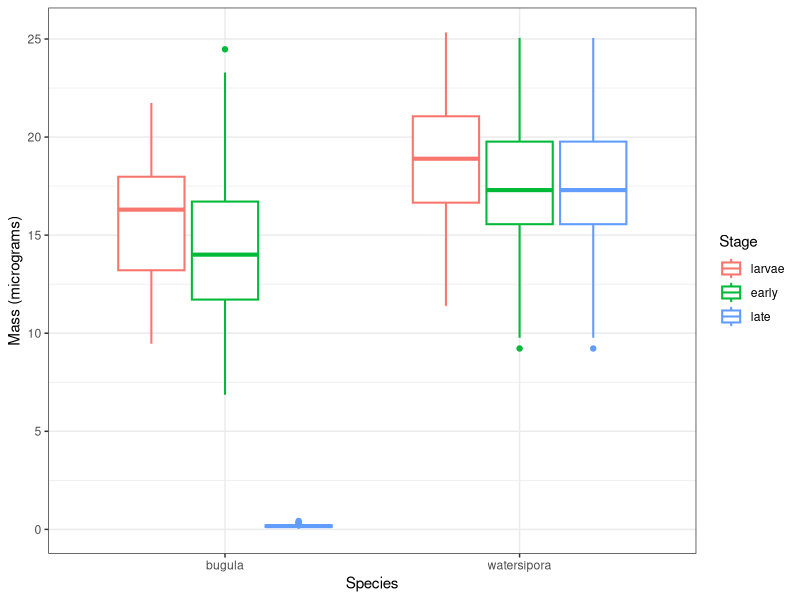
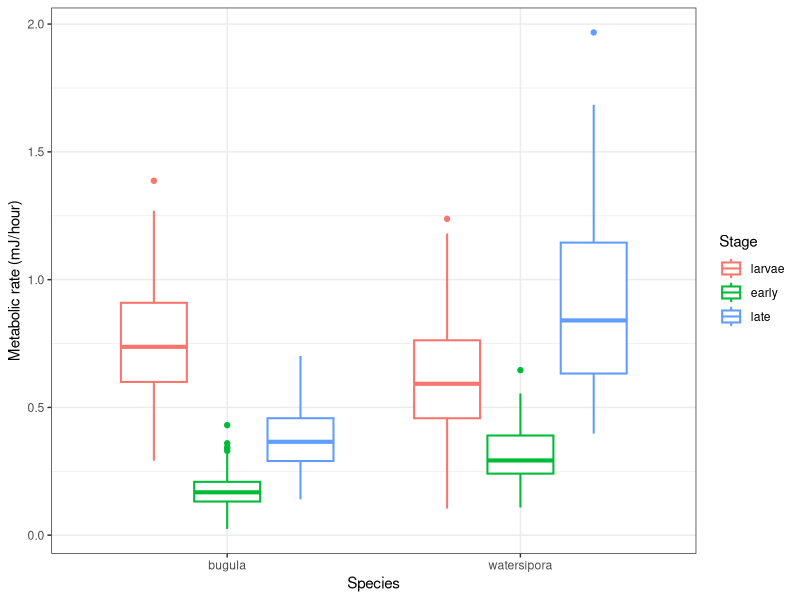
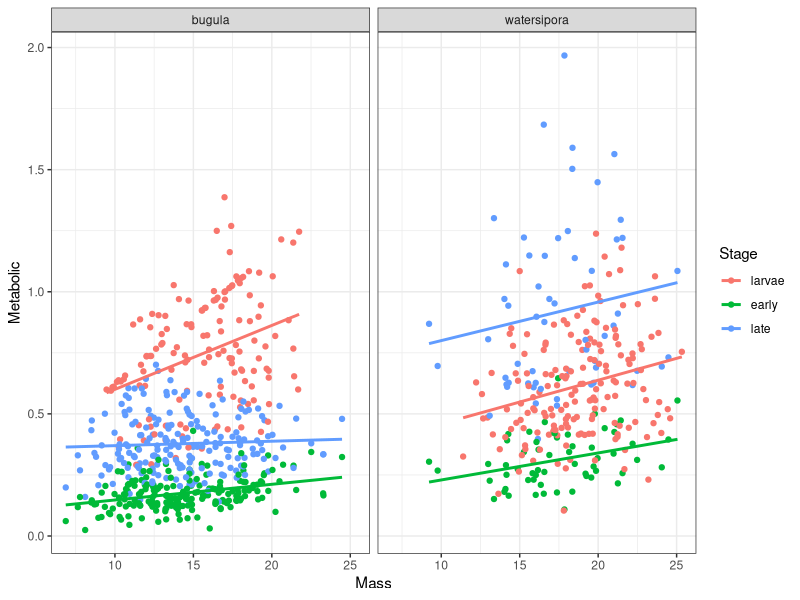
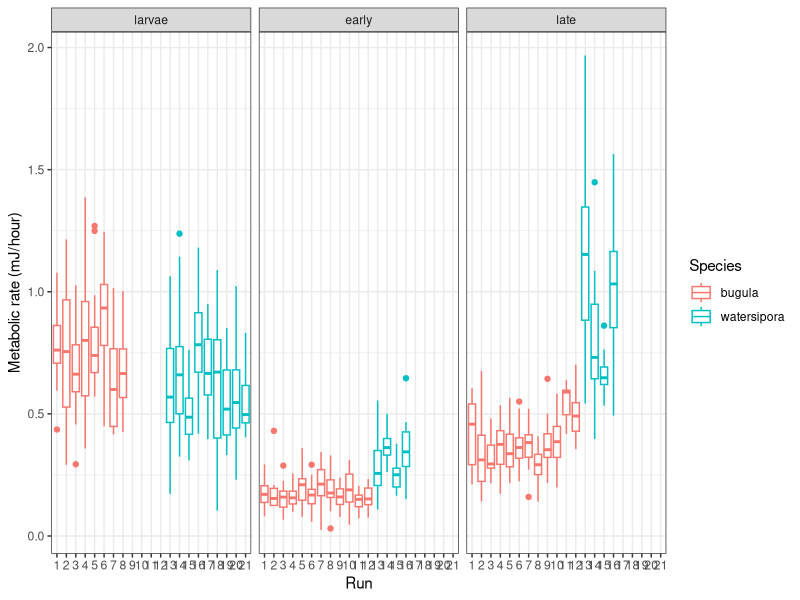
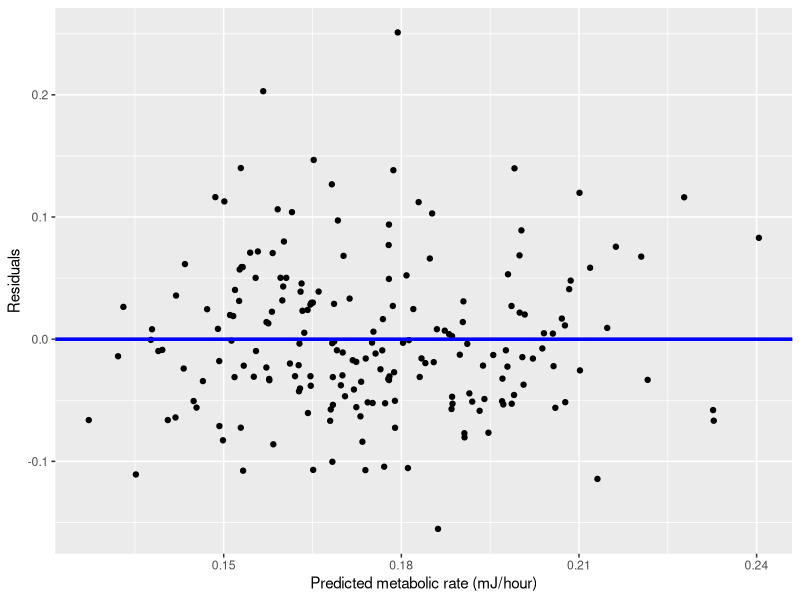
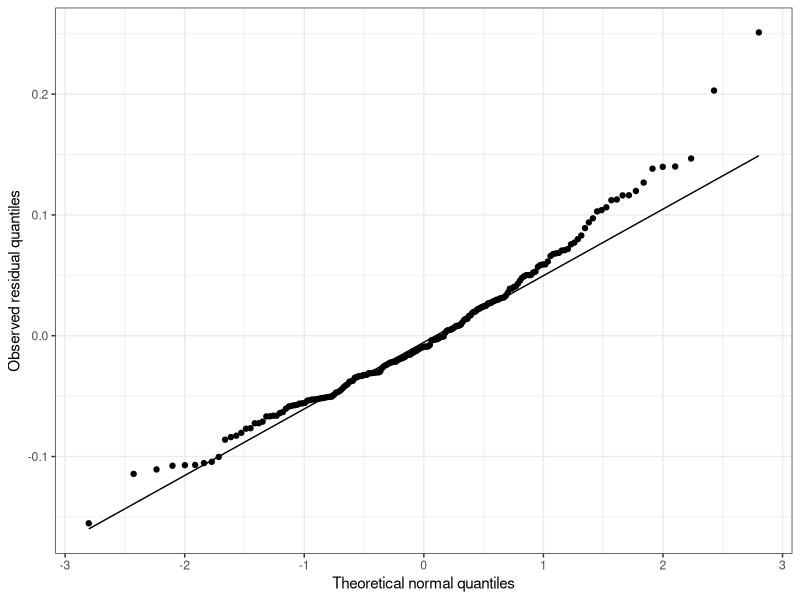
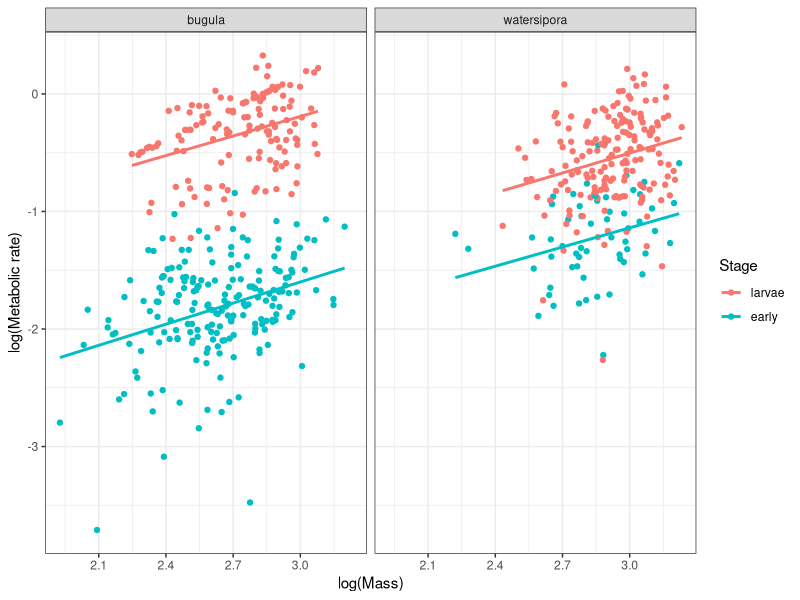
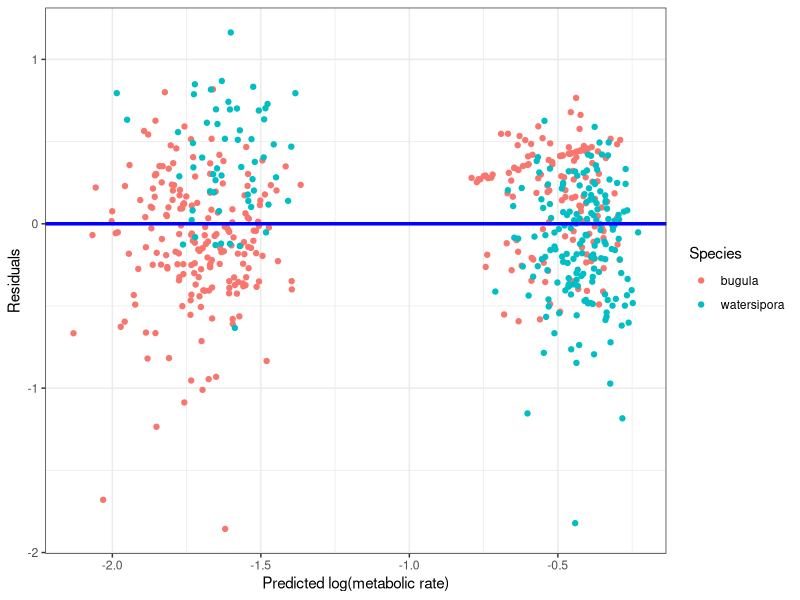

R code for these plots, in order: (Note: this script raises an error after producing the figures.)
library(tidyverse)

metab <- read_csv("bryozoan_raw.csv")
metab_b <- metab[,1:4]
metab_w <- metab[,5:8]
colnames(metab_b) <- c("Stage", "Run", "Mass", "Metabolic")
colnames(metab_w) <- c("Stage", "Run", "Mass", "Metabolic")
metab_b <- metab_b %>%
  mutate(Species = "bugula")
metab_w <- metab_w %>%
  mutate(Species = "watersipora")

bryozoan <- metab_b %>%
  rbind(metab_w) %>%
  drop_na() %>%
  mutate(Mass = 10^Mass,
         Metabolic = 10^Metabolic,
         Stage = tolower(Stage)) %>%
  select(Species, Run, Stage, Mass, Metabolic) %>%
  arrange(Species, Run, Stage) %>%
  mutate(Run = cumsum(c(1, diff(Run) != 0)))




# Number of rows in the data
nrow(bryozoan)

# Number of individuals
bryozoan %>%
  filter(Stage != "late") %>%
  nrow()

# check the same number of individuals is 
# measured in early and late stage for each run
# (result is empty, so the numbers are always the same)
bryozoan %>%
  filter(Stage != "larvae") %>%
  group_by(Species, Run) %>%
  summarize(num_early = sum(Stage == "early"),
            num_late = sum(Stage == "late")) %>%
  ungroup() %>%
  filter(num_early != num_late)

# check whether mass and metabolic rate were measured once
# or twice
# For the Watersipora: there are no NAs after the full join,
# so each mass is measured once
bryozoan %>%
  filter(Species == "watersipora",
         Stage == "early") %>%
  full_join(bryozoan %>%
              filter(Species == "watersipora",
                     Stage == "late"),
            by = c("Species", "Run", "Mass")) %>%
  is.na() %>%
  sum()

# For the bugula:
# Lots of NAs
bryozoan %>%
  filter(Species == "bugula",
         Stage == "early") %>%
  full_join(bryozoan %>%
              filter(Species == "bugula",
                     Stage == "late"),
            by = c("Species", "Run", "Mass")) %>%
  is.na() %>%
  sum()

# NAs are 4*number of early bugula. So what we 
# would expect if each mass was measured twice
bryozoan %>%
  filter(Species == "bugula",
         Stage == "early") %>%
  nrow()


# distributions of mass and metabolic rate
# (before fixing the error)
bryozoan %>%
  mutate(Stage = fct_relevel(Stage, "larvae", "early", "late")) %>%
  ggplot(aes(x = Species, y = Mass, color = Stage)) +
  geom_boxplot(lwd=0.7) +
  theme_bw() +
  labs(y = "Mass (micrograms)")

bryozoan %>%
  mutate(Stage = fct_relevel(Stage, "larvae", "early", "late")) %>%
  ggplot(aes(x = Species, y = Metabolic, color = Stage)) +
  geom_boxplot(lwd=0.7) +
  theme_bw() +
  labs(y = "Metabolic rate (mJ/hour)")


# fixing errors
bugula_early_mass <- bryozoan %>%
  filter(Species == "bugula",
         Stage == "early") %>%
  pull(Mass)

bryozoan$Mass[bryozoan$Mass < 1] <- bugula_early_mass


# relationship between mass and metabolic rate

bryozoan %>%
  mutate(Stage = fct_relevel(Stage, "larvae", "early", "late")) %>%
  ggplot(aes(x = Mass, y = Metabolic, color = Stage)) +
  geom_point() +
  geom_smooth(se=F, method="lm") +
  facet_wrap(~Species) +
  theme_bw()


# differences by run

bryozoan %>%
  mutate(Stage = fct_relevel(Stage, "larvae", "early", "late")) %>%
  ggplot(aes(x = as.factor(Run), y = Metabolic, 
             color = Species)) +
  geom_boxplot() +
  facet_wrap(~Stage) +
  theme_bw() +
  labs(x = "Run", y = "Metabolic rate (mJ/hour)")


# filtering

bugula_early <- bryozoan %>%
  filter(Species == "bugula",
         Stage == "early")

be_lm <- lm(Metabolic ~ Mass, data = bugula_early)

bugula_early %>%
  mutate(residuals = residuals(be_lm),
         predicted = predict(be_lm)) %>%
  ggplot(aes(x = predicted, y = residuals)) +
  geom_point() +
  geom_abline(slope = 0, intercept = 0, 
              color="blue", lwd=1.2) +
  labs(x = "Predicted metabolic rate (mJ/hour)",
       y = "Residuals")

bugula_early %>%
  mutate(residuals = residuals(be_lm)) %>%
  ggplot(aes(sample = residuals)) +
  geom_qq() +
  geom_qq_line() +
  labs(x = "Theoretical normal quantiles",
       y = "Observed residual quantiles") +
  theme_bw()


summary(be_lm)

# confidence interval for the slope

0.006427 - qt(0.025, 195, lower.tail=F)*0.0013
0.006427 + qt(0.025, 195, lower.tail=F)*0.0013


# log transformations

bugula_early <- bugula_early %>%
  mutate(log_mass = log(Mass),
         log_metabolic = log(Metabolic))


be_lm <- lm(log_metabolic ~ log_mass,
            data = bugula_early)

summary(be_lm)

# confidence interval

0.5991 - qt(0.025, 195, lower.tail=F)*0.1162
0.5991 + qt(0.025, 195, lower.tail=F)*0.1162

# p-value
(0.5991 - 1)/0.1162
pt(-3.45, 195)



# Multiple regression

bryozoan <- bryozoan %>%
  mutate(log_mass = log(Mass),
         log_metabolic = log(Metabolic))

bryozoan_larvae_early <- bryozoan %>%
  filter(Stage != "late")

bryozoan_larvae_early %>%
  mutate(Stage = fct_relevel(Stage, "larvae", "early")) %>%
  ggplot(aes(x = log_mass, 
             y = log_metabolic,
             color = Stage)) +
  geom_point() +
  geom_smooth(se=F, method="lm") +
  facet_wrap(~Species) +
  theme_bw() +
  labs(x = "log(Mass)",
       y = "log(Metabolic rate)")

bryozoan_larvae_early <- bryozoan_larvae_early %>%
  mutate(Stage = fct_relevel(Stage, "larvae", "early"))


ble_lm <- lm(log_metabolic ~ Stage + Species + log_mass, 
             data = bryozoan_larvae_early)

# residual plot without interaction term

bryozoan_larvae_early %>%
  mutate(pred = predict(ble_lm),
         resid = residuals(ble_lm)) %>%
  ggplot(aes(x = pred, y = resid,
             color = Species)) +
  geom_point() +
  geom_abline(slope = 0, intercept = 0,
              color = "blue", lwd = 1.2) +
  labs(x = "Predicted log(metabolic rate)",
       y = "Residuals") +
  theme_bw()

ble_lm <- lm(log_metabolic ~ Stage*Species + log_mass, 
             data = bryozoan_larvae_early)

bryozoan_larvae_early %>%
  mutate(pred = predict(ble_lm),
         resid = residuals(ble_lm)) %>%
  ggplot(aes(x = pred, y = resid,
             color = Species)) +
  geom_point() +
  geom_abline(slope = 0, intercept = 0,
              color = "blue", lwd = 1.2) +
  labs(x = "Predicted log(metabolic rate)",
       y = "Residuals") +
  theme_bw()


# confidence interval

0.577 - qt(0.025, 563, lower.tail=F)*0.073
0.577 + qt(0.025, 563, lower.tail=F)*0.073

# test

pt((0.577 - 1)/0.073, 563)


# does the slope vary? Answer appears to be no

ble_lm_full <- lm(log_metabolic ~ Stage*Species*log_mass, 
                  data = bryozoan_larvae_early)

anova(ble_lm, ble_lm_full)



# Mixed effects models


ble_lme <- lmer(log_metabolic ~ (1|Run) + Stage*Species + 
                  log_mass, data = bryozoan_larvae_early)


# checking assumptions

data.frame(sample = coef(ble_lme)$Run[,1]) %>% 
  ggplot(aes(sample = sample)) + 
  geom_qq() + 
  geom_qq_line()


# do we need any random slopes?
# Note that in this case, we have a pretty simple design

ble_lme_2 <- lmer(log_metabolic ~ Stage*Species + 
                  log_mass + (log_mass|Run), data = bryozoan_larvae_early)


anova(ble_lme, ble_lme_2)


# Now what if we wanted to include the late-stage 
# bugula in our model too? 
# One way to do that could be to include a random effect 
# term for each individual

# first we need to make a term for the individual id

bryozoan_id <- bryozoan %>%
  filter(Stage != "larvae") %>%
  arrange(Species, Run, Mass, Stage) %>%
  mutate(id = cumsum(c(1, diff(Mass) != 0)) + 
           nrow(bryozoan %>% filter(Stage == "larvae"))) %>%
  rbind(bryozoan %>%
          filter(Stage == "larvae") %>%
          mutate(id = 1:n())) %>%
  arrange(Species, Run, Stage)

max(bryozoan_id$id)
max(table(bryozoan_id$id))


bryozoan_lme <- lmer(log_metabolic ~ (1|Run/id) + 
                       Stage*Species + log_mass, 
                     data = bryozoan_id)

bryozoan_lme_full <- lmer(log_metabolic ~ (1|Run/id) + 
                       Stage*Species + Stage*log_mass, 
                     data = bryozoan_id)

anova(bryozoan_lme, bryozoan_lme_full)



bryozoan %>%
  mutate(Stage = fct_relevel(Stage, "larvae", "early", "late")) %>%
  ggplot(aes(x = log_mass, 
             y = log_metabolic,
             color = Stage)) +
  geom_point() +
  geom_smooth(se=F, method="lm") +
  facet_wrap(~Species) +
  theme_bw() +
  labs(x = "log(Mass)",
       y = "log(Metabolic rate)")
